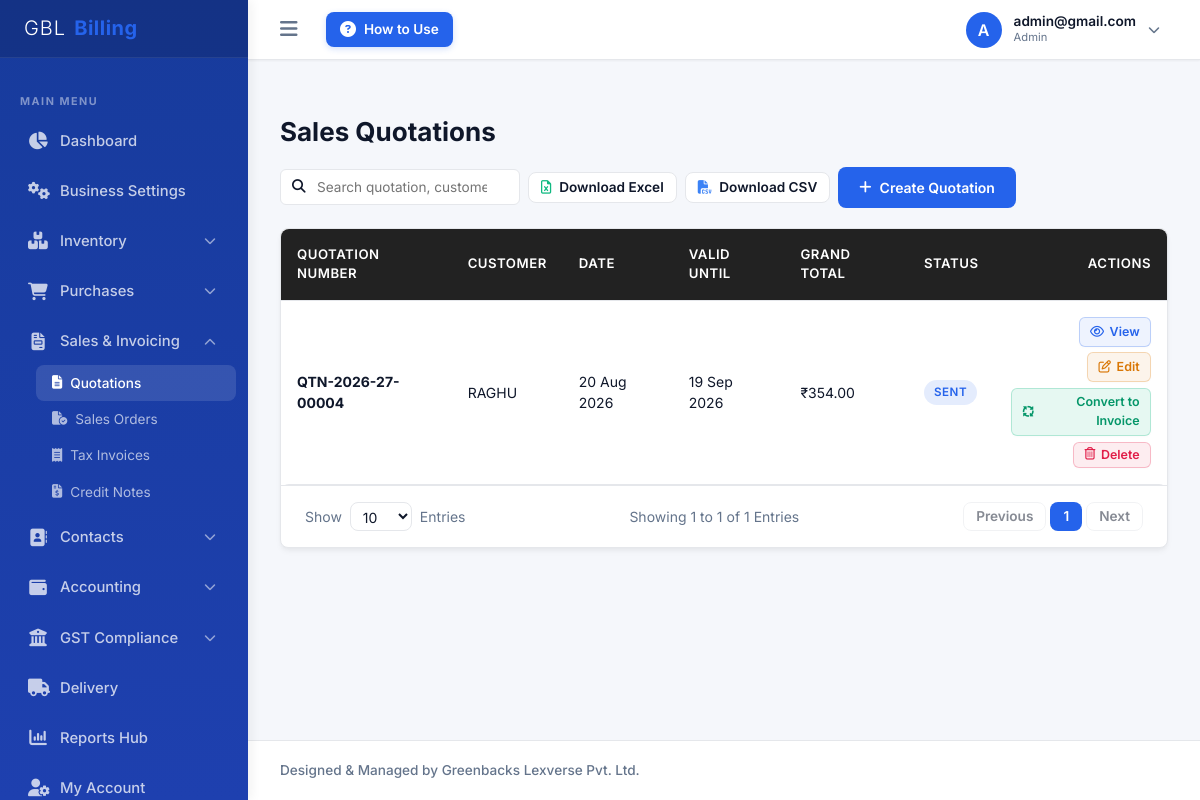
Screenshot of /company/quotations/ (signed in) with the database file from the repository.
### billing/models.py (models this page shows, shortened)
class CustomUser(AbstractUser):
    ROLE_CHOICES = [
        ('SUPERADMIN', 'System Superadmin'),  # For Admin Panel Owner
        ('ADMIN', 'Company Admin'),           # Company Owner
        ('ACCOUNTANT', 'Accountant'),
        ('BILLING_STAFF', 'Billing Staff'),
        ('SALES_STAFF', 'Sales Staff'),
        ('INVENTORY_STAFF', 'Inventory Staff'),
    ]
    company = models.ForeignKey(Company, on_delete=models.CASCADE, null=True, blank=True, related_name='users')
    role = models.CharField(max_length=20, choices=ROLE_CHOICES, default='ADMIN')
    mobile = models.CharField(max_length=15, blank=True, null=True)
    profile_photo = models.ImageField(upload_to='profile_photos/', blank=True, null=True)
    updated_at = models.DateTimeField(auto_now=True, null=True)
    def get_profile_photo_url(self):
        if self.profile_photo:
            try:
                timestamp = int(self.updated_at.timestamp()) if self.updated_at else 1
                return f"{self.profile_photo.url}?v={timestamp}"
            except Exception:
                return self.profile_photo.url
        return None

class Quotation(models.Model):
    STATUS_CHOICES = [('DRAFT', 'Draft'), ('SENT', 'Sent'), ('ACCEPTED', 'Accepted'), ('REJECTED', 'Rejected'), ('EXPIRED', 'Expired'), ('CONVERTED', 'Converted')]
    company = models.ForeignKey(Company, on_delete=models.CASCADE)
    customer = models.ForeignKey(Customer, on_delete=models.PROTECT)
    quotation_number = models.CharField(max_length=50)
    date = models.DateField()
    valid_until = models.DateField()
    subtotal = models.DecimalField(max_digits=15, decimal_places=2, default=Decimal('0.00'))
    discount_total = models.DecimalField(max_digits=15, decimal_places=2, default=Decimal('0.00'))
    taxable_value = models.DecimalField(max_digits=15, decimal_places=2, default=Decimal('0.00'))
    cgst_total = models.DecimalField(max_digits=15, decimal_places=2, default=Decimal('0.00'))
    sgst_total = models.DecimalField(max_digits=15, decimal_places=2, default=Decimal('0.00'))
    igst_total = models.DecimalField(max_digits=15, decimal_places=2, default=Decimal('0.00'))
    cess_total = models.DecimalField(max_digits=15, decimal_places=2, default=Decimal('0.00'))
    round_off = models.DecimalField(max_digits=15, decimal_places=2, default=Decimal('0.00'))
    grand_total = models.DecimalField(max_digits=15, decimal_places=2, default=Decimal('0.00'))
    status = models.CharField(max_length=20, choices=STATUS_CHOICES, default='DRAFT')
    notes = models.TextField(blank=True, null=True)
    terms = models.TextField(blank=True, null=True)
    payment_terms = models.CharField(max_length=255, blank=True, null=True, default='As specified in proposal')
    converted_to_invoice = models.ForeignKey(Invoice, on_delete=models.SET_NULL, null=True, blank=True)
    converted_to_sales_order = models.ForeignKey('SalesOrder', on_delete=models.SET_NULL, null=True, blank=True, related_name='source_quotations')
    class Meta:
        unique_together = ('company', 'quotation_number')

class Customer(models.Model):
    CUSTOMER_TYPES = [
        ('REGISTERED', 'Regular Registered'),
        ('COMPOSITION', 'Composition Scheme'),
        ('UNREGISTERED', 'Unregistered Business'),
        ('CONSUMER', 'Consumer / Retailer'),
        ('SEZ', 'SEZ Developer / Unit'),
        ('EXPORT', 'Overseas Export'),
    ]
    company = models.ForeignKey(Company, on_delete=models.CASCADE)
    name = models.CharField(max_length=200)
    business_name = models.CharField(max_length=200, blank=True, null=True)
    customer_type = models.CharField(max_length=20, choices=CUSTOMER_TYPES, default='CONSUMER')
    gstin = models.CharField(max_length=15, blank=True, null=True)
    pan = models.CharField(max_length=10, blank=True, null=True)
    email = models.EmailField(blank=True, null=True)
    mobile = models.CharField(max_length=15)
    alternate_mobile = models.CharField(max_length=15, blank=True, null=True)
    billing_address = models.TextField()
    billing_city = models.CharField(max_length=100)
    billing_state = models.CharField(max_length=100)
    billing_state_code = models.CharField(max_length=2)
    billing_pincode = models.CharField(max_length=6)
    shipping_address = models.TextField(blank=True, null=True)
    shipping_city = models.CharField(max_length=100, blank=True, null=True)
    shipping_state = models.CharField(max_length=100, blank=True, null=True)
    shipping_state_code = models.CharField(max_length=2, blank=True, null=True)
    shipping_pincode = models.CharField(max_length=6, blank=True, null=True)
    credit_limit = models.DecimalField(max_digits=12, decimal_places=2, default=Decimal('0.00'))
    credit_days = models.IntegerField(default=30)
    opening_balance = models.DecimalField(max_digits=12, decimal_places=2, default=Decimal('0.00'))
    opening_balance_type = models.CharField(max_length=2, choices=[('DR', 'Debit (Receivable)'), ('CR', 'Credit (Payable)')], default='DR')
    outstanding_balance = models.DecimalField(max_digits=12, decimal_places=2, default=Decimal('0.00'))
    is_active = models.BooleanField(default=True)
    created_at = models.DateTimeField(auto_now_add=True)

### billing/views.py (the view, shortened to what this page needs)
# urls.py: path('company/quotations/', views.QuotationListView.as_view(), name='quotation_list'),
class QuotationListView(CompanyRequiredMixin, CompanyQuerySetMixin, PaginationMixin, ListView):
    model = Quotation
    template_name = 'company/quotation_list.html'
    context_object_name = 'quotations'
    def get_queryset(self):
        qs = super().get_queryset().order_by('-date', '-id')
        search = self.request.GET.get('search')
        status = self.request.GET.get('status')
        if status:
            qs = qs.filter(status=status)
        else:
            qs = qs.exclude(status='CANCELLED')
        return qs

### billing/context_processors.py (called while the page is built)
def global_gst_states(request):
    return {
        'indian_states': INDIAN_STATES_AND_UTS,
    }

### billing/mixins.py (called while the page is built)
    def dispatch(self, request, *args, **kwargs):
        if not request.user.is_authenticated:
            return self.handle_no_permission()
        if request.user.role == 'SUPERADMIN':
            raise PermissionDenied("System Superadmins cannot access Company Panel.")
        if not request.user.company or not request.user.company.is_active:
            raise PermissionDenied("You do not belong to an active business account.")
        company = request.user.company
        if company.subscription_status == 'SUSPENDED':
            raise PermissionDenied("Your business subscription is suspended. Please contact admin.")
        return super().dispatch(request, *args, **kwargs)

    def get_queryset(self):
        queryset = super().get_queryset()
        return queryset.filter(company=self.request.user.company)

    def get_paginate_by(self, queryset):
        try:
            limit = int(self.request.GET.get('entries', 10))
            if limit in [10, 25, 50, 100]:
                return limit
        except (ValueError, TypeError):
            pass
        return 10

    def get_context_data(self, **kwargs):
        context = super().get_context_data(**kwargs)
        context['entries'] = self.request.GET.get('entries', '10')
        return context

### templates/company/quotation_list.html (shortened to what this page needs)
{% extends 'base_company.html' %}
{% block sub_quotations %}sub-item-active{% endblock %}
{% block content %}
<div class="page-header" style="display: flex; justify-content: space-between; align-items: center; flex-wrap: wrap; gap: 1rem;">
    <h1 class="page-title" style="margin: 0;">Sales Quotations</h1>
    <div style="display: flex; gap: 0.5rem; align-items: center; flex-wrap: wrap;">
        {% include 'common_table_search.html' with placeholder="Search quotation, customer..." %}
        <button type="button" class="btn btn-secondary" onclick="exportTableData('excel', 'Sales_Quotations')" style="font-size: 0.85rem; padding: 0.4rem 0.75rem;" title="Download Excel">
            <i class="fa-regular fa-file-excel" style="color: #10b981;"></i> Download Excel
        </button>
        <button type="button" class="btn btn-secondary" onclick="exportTableData('csv', 'Sales_Quotations')" style="font-size: 0.85rem; padding: 0.4rem 0.75rem;" title="Download CSV">
            <i class="fa-solid fa-file-csv" style="color: #3b82f6;"></i> Download CSV
        </button>
        <a href="{% url 'quotation_add' %}" class="btn btn-primary">
            <i class="fa-solid fa-plus"></i> Create Quotation
        </a>
    </div>
</div>
<div class="table-container-ajax" id="table-container">
<div class="card-container">
    <div class="table-responsive">
        <table class="custom-table">
            <thead>
                <tr>
                    <th>Quotation Number</th>
                    <th>Customer</th>
                    <th>Date</th>
                    <th>Valid Until</th>
                    <th>Grand Total</th>
                    <th>Status</th>
                    <th style="text-align: right;">Actions</th>
                </tr>
            </thead>
            <tbody>
                {% for q in quotations %}
                    <tr>
                        <td><strong>{{ q.quotation_number }}</strong></td>
                        <td>{{ q.customer.name }}</td>
                        <td>{{ q.date|date:"d M Y" }}</td>
                        <td>{{ q.valid_until|date:"d M Y" }}</td>
                        <td>₹{{ q.grand_total }}</td>
                        <td>
                            <span class="badge {% if q.status == 'CONVERTED' %}badge-success{% elif q.status == 'SENT' %}badge-info{% else %}badge-warning{% endif %}">
                                {{ q.get_status_display }}
                            </span>
                        </td>
                        <td style="text-align: right;">
                            <div style="display: flex; flex-direction: column; gap: 0.35rem; align-items: flex-end;">
                                <a href="{% url 'quotation_view' q.id %}" class="btn-action-view" title="View Details"><i class="fa-regular fa-eye"></i> View</a>
                                {% if q.status != 'CONVERTED' %}
                                    <a href="{% url 'quotation_edit' q.id %}" class="btn-action-edit" title="Edit Quotation"><i class="fa-regular fa-pen-to-square"></i> Edit</a>
                                    <a href="{% url 'quotation_convert' q.id %}" class="btn-action-convert" title="Convert to Invoice"><i class="fa-solid fa-arrows-spin"></i> Convert to Invoice</a>
                                {% endif %}
                                <button type="button" onclick="triggerGlobalDelete('/api/delete/quotation/{{ q.id }}/', '{{ q.quotation_number }}')" class="btn-action-delete" title="Delete Quotation">
                                    <i class="fa-regular fa-trash-can"></i> Delete
                                </button>
                            </div>
                        </td>
                    </tr>
                {% empty %}
                    <tr>
                        <td colspan="7" style="text-align: center; color: var(--muted-foreground); padding: 2rem;">No quotations logged.</td>
                    </tr>
                {% endfor %}
            </tbody>
        </table>
    </div>
    {% include 'common_pagination.html' %}
</div>
</div>
{% endblock %}

### templates/base.html (shortened to what this page needs)
{% load static %}
<!DOCTYPE html>
<html lang="en">
<head>
    <link href="https://cdnjs.cloudflare.com/ajax/libs/font-awesome/6.4.0/css/all.min.css" rel="stylesheet">
    <link rel="stylesheet" href="{% static 'css/styles.css' %}">
</head>
<body>
    <div class="app-container">
        <aside class="sidebar" id="sidebar">
            <div class="sidebar-header">
                <div class="sidebar-logo">
                    <span style="color: #ffffff; font-weight: 300; letter-spacing: 1px;">GBL</span><span style="color: #2563eb; font-weight: 700; letter-spacing: 0.5px;">Billing</span>
                </div>
            </div>
            <ul class="sidebar-menu">
                {% block sidebar_menu %}{% endblock %}
            </ul>
        </aside>
        <div class="main-wrapper">
            <header class="app-header">
                <div class="header-left">
                    <button type="button" class="toggle-sidebar-btn" id="toggle-sidebar" onclick="toggleAppSidebar(event)" title="Toggle Sidebar">
                        <i class="fa-solid fa-bars"></i>
                    </button>
                    <a href="{% url 'how_to_use' %}" class="btn-how-to-use" title="How to Use - User Guide">
                        <i class="fa-solid fa-circle-question"></i>
                        <span>How to Use</span>
                    </a>
                </div>
                <div class="header-right">
                    <div class="profile-trigger-container" id="profile-area">
                        <div class="user-profile" id="profile-btn">
                            <div class="user-avatar" id="header-user-avatar-box">
                                {% if request.user.get_profile_photo_url %}
                                    <img id="header-user-avatar" src="{{ request.user.get_profile_photo_url }}" alt="Profile" style="width: 100%; height: 100%; object-fit: cover; border-radius: 50%;">
                                {% else %}
                                    <span id="header-user-initial">{{ request.user.username|slice:":1"|upper }}</span>
                                {% endif %}
                            </div>
                            <div class="user-info-text">
                                <div style="font-size: 0.85rem; font-weight: 600; line-height: 1.2;">{{ request.user.username }}</div>
                                <div style="font-size: 0.7rem; color: var(--muted); text-transform: capitalize;">{{ request.user.role|lower }}</div>
                            </div>
                            <i class="fa-solid fa-chevron-down dropdown-arrow"></i>
                        </div>
                    </div>
                </div>
            </header>
            <main class="content-body">
                {% block content %}{% endblock %}
            </main>
            <footer class="app-footer">
                <div style="font-size: 0.85rem; font-weight: 500;">Designed & Managed by Greenbacks Lexverse Pvt. Ltd.</div>
            </footer>
        </div>
    </div>
</body>
</html>

### rows the page displays
CustomUser: user.username "A", user.username "admin@gmail.com", user.role "Admin"
Quotation: quotation_number "QTN-2026-27-00004", customer.name "RAGHU", date "20 Aug 2026", valid_until "19 Sep 2026", grand_total "354.00", status "SENT", shows "Edit"

### other values shown
{{ page_obj.start_index }} "1"
{{ page_obj.end_index }} "1"
{{ page_obj.paginator.count }} "1"
{{ num }} "1"
